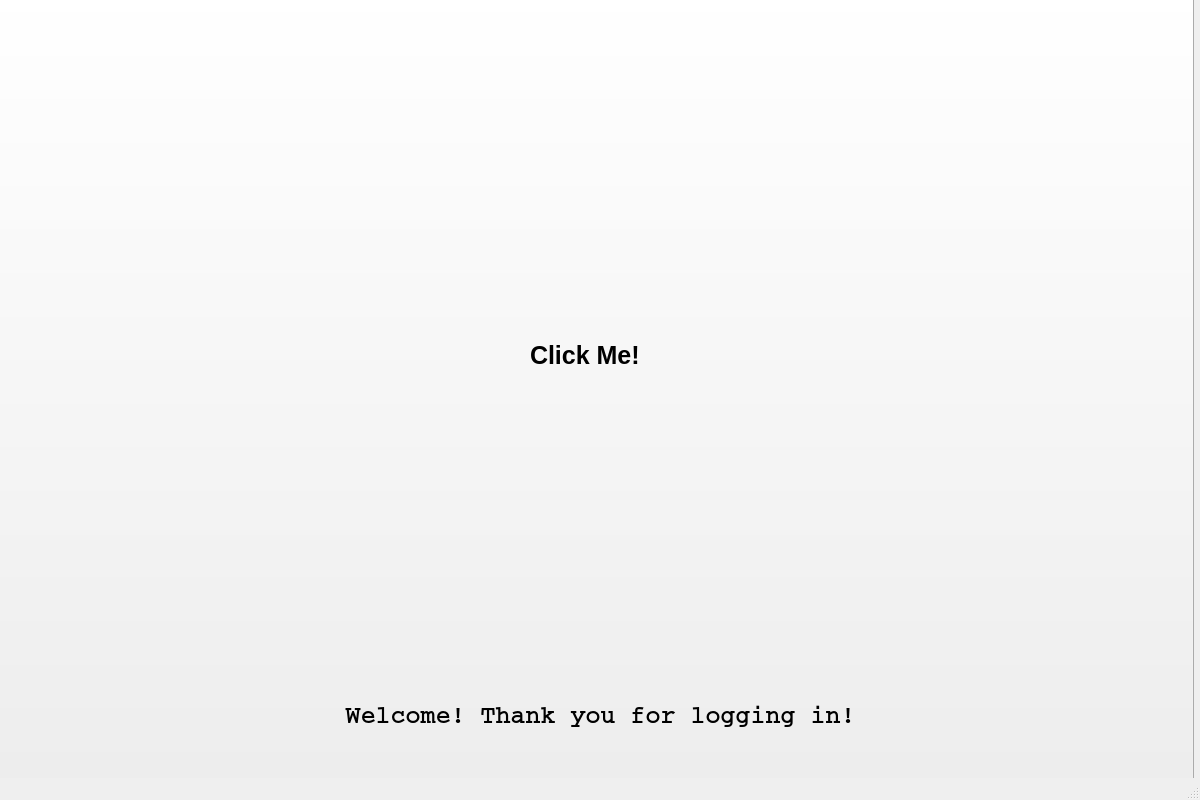
<?xml version="1.0" encoding="UTF-8"?>
<ui version="4.0">
 <class>LoginSucc</class>
 <widget class="QMainWindow" name="LoginSucc">
  <property name="geometry">
   <rect>
    <x>0</x>
    <y>0</y>
    <width>1200</width>
    <height>800</height>
   </rect>
  </property>
  <property name="sizePolicy">
   <sizepolicy hsizetype="Fixed" vsizetype="Fixed">
    <horstretch>0</horstretch>
    <verstretch>0</verstretch>
   </sizepolicy>
  </property>
  <property name="windowTitle">
   <string>MainWindow</string>
  </property>
  <widget class="QWidget" name="centralwidget">
   <widget class="QLabel" name="succ_login_label">
    <property name="geometry">
     <rect>
      <x>210</x>
      <y>680</y>
      <width>781</width>
      <height>71</height>
     </rect>
    </property>
    <property name="font">
     <font>
      <family>Courier</family>
      <pointsize>19</pointsize>
      <weight>75</weight>
      <bold>true</bold>
     </font>
    </property>
    <property name="text">
     <string>Welcome! Thank you for logging in!</string>
    </property>
    <property name="alignment">
     <set>Qt::AlignCenter</set>
    </property>
   </widget>
   <widget class="QPushButton" name="cat_image">
    <property name="geometry">
     <rect>
      <x>-6</x>
      <y>-9</y>
      <width>1200</width>
      <height>811</height>
     </rect>
    </property>
    <property name="text">
     <string/>
    </property>
    <property name="icon">
     <iconset>
      <normaloff>kitten.jpeg</normaloff>kitten.jpeg</iconset>
    </property>
    <property name="iconSize">
     <size>
      <width>1200</width>
      <height>800</height>
     </size>
    </property>
    <property name="checkable">
     <bool>true</bool>
    </property>
    <property name="checked">
     <bool>false</bool>
    </property>
   </widget>
   <widget class="QLabel" name="label_click_me">
    <property name="geometry">
     <rect>
      <x>530</x>
      <y>330</y>
      <width>131</width>
      <height>51</height>
     </rect>
    </property>
    <property name="font">
     <font>
      <pointsize>19</pointsize>
      <weight>75</weight>
      <bold>true</bold>
     </font>
    </property>
    <property name="text">
     <string>Click Me!</string>
    </property>
   </widget>
   <zorder>cat_image</zorder>
   <zorder>succ_login_label</zorder>
   <zorder>label_click_me</zorder>
  </widget>
  <widget class="QMenuBar" name="menubar">
   <property name="geometry">
    <rect>
     <x>0</x>
     <y>0</y>
     <width>1200</width>
     <height>21</height>
    </rect>
   </property>
  </widget>
  <widget class="QStatusBar" name="statusbar"/>
 </widget>
 <resources/>
 <connections/>
</ui>
